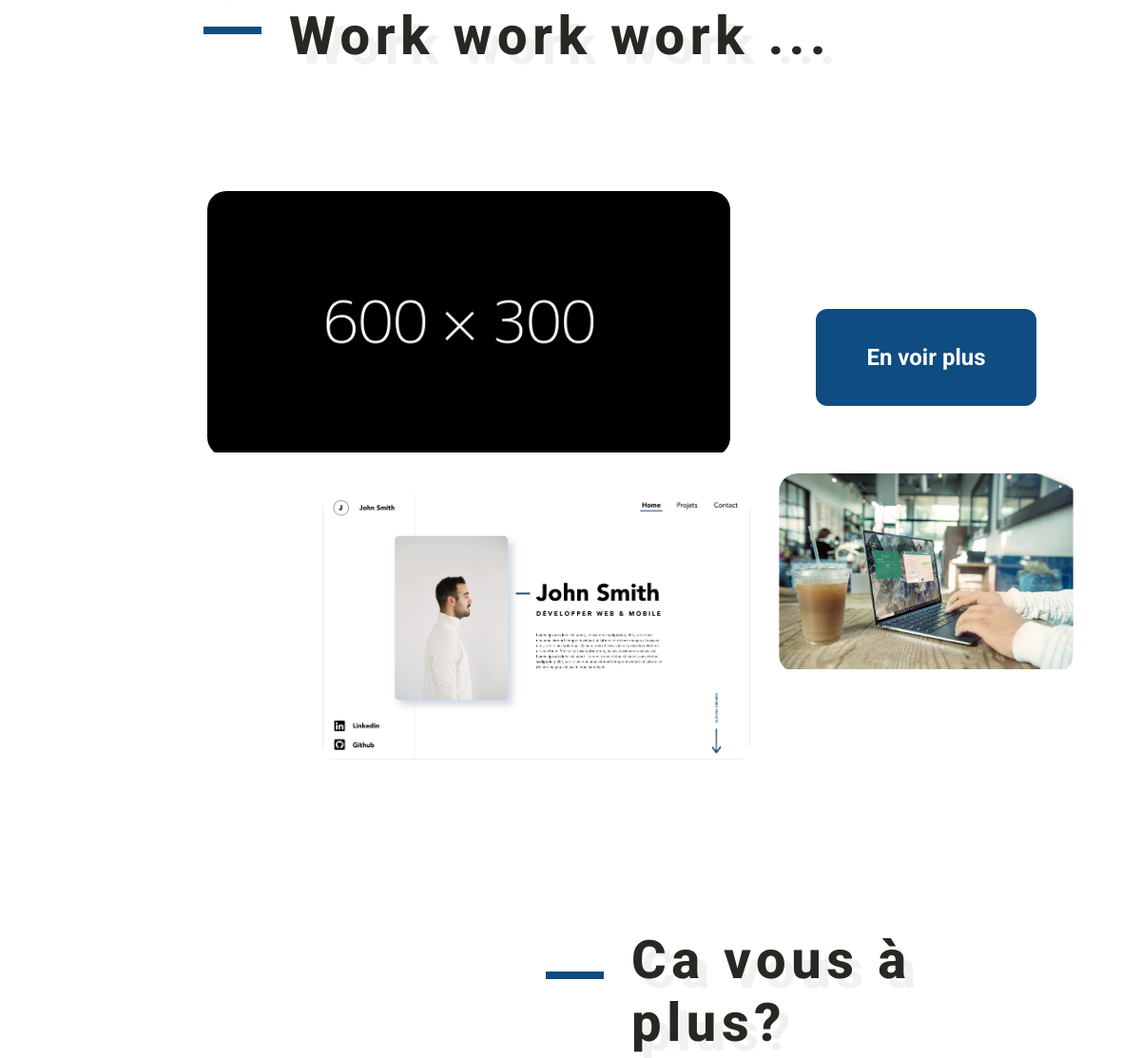
The app's page / (middle part), older data.
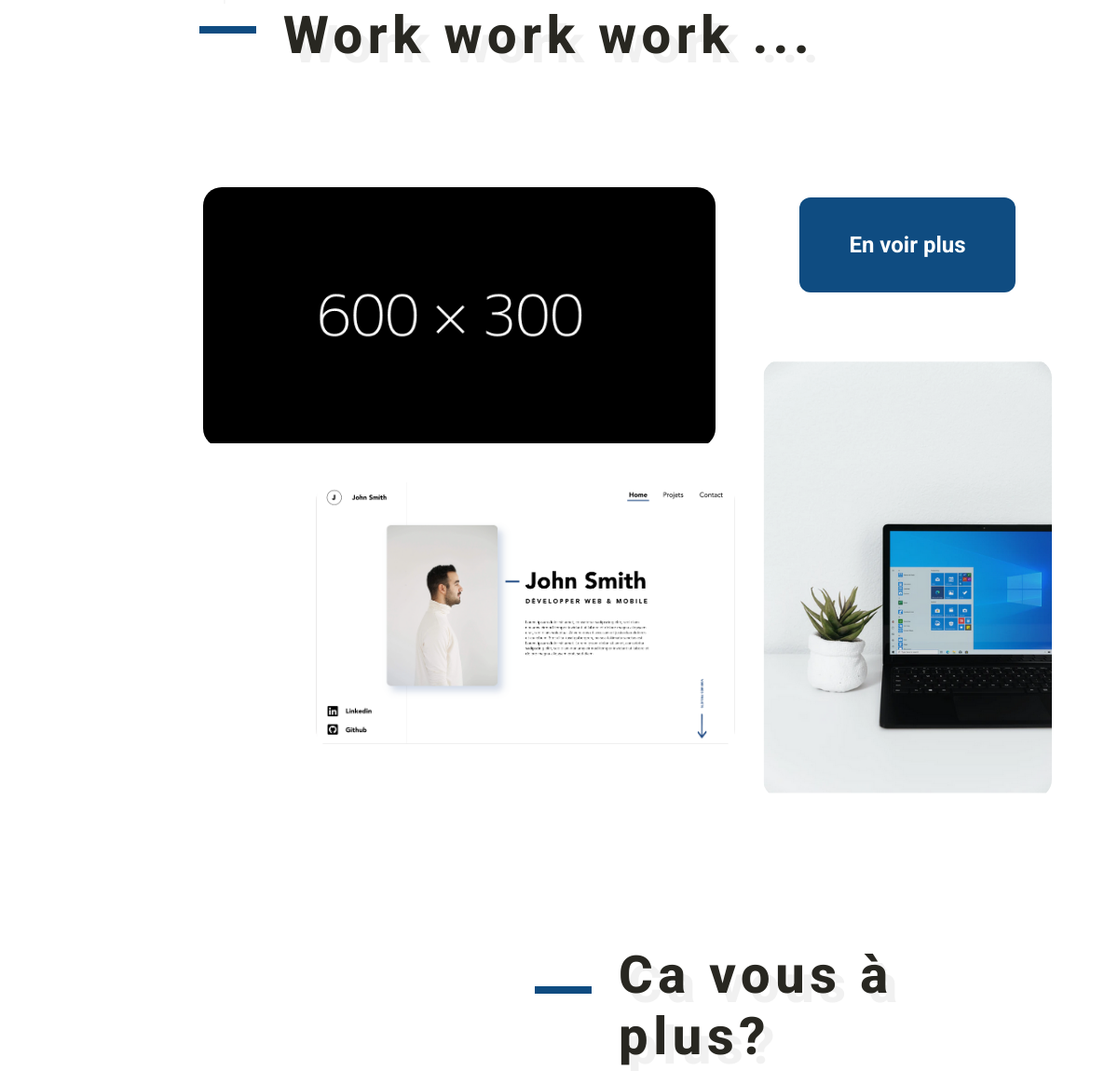
The same page, newer data.
### projects/models.py (models this page shows, shortened)
class Project(models.Model):
    user = models.ForeignKey(settings.AUTH_USER_MODEL, on_delete=models.CASCADE, null=True)
    title = models.CharField(max_length=255)
    sub_title = models.CharField(max_length=255, blank=True)
    excerpt = models.TextField(null=True, blank=True)
    description = models.TextField()
    image = models.ImageField(upload_to='img')
    repo_url = models.CharField(max_length=255)
    website_url = models.CharField(max_length=255, blank=True)
    pub_date = models.DateTimeField('date published')
    favoris = models.BooleanField(null=True)
    technology = models.ManyToManyField(Technology)

### projects/views.py (the view)
# urls.py: path('', index, name='home'),
def index(request):
    project1 = Project.objects.filter(favoris=True)[0]
    project2 = Project.objects.filter(favoris=True)[1]
    project3 = Project.objects.filter(favoris=True)[2]
    return render(request, "projects/index.html", {'project1': project1,
                                                   'project2': project2,
                                                   'project3': project3})

### projects/templates/projects/index.html (shortened to what this page needs)
{% extends 'projects/base.html' %}
{% block content %}
{% load static %}
    <section><br>
        <div class="titles title_work"
             data-aos="fade-right"
             data-aos-duration="1000"
             data-aos-easing="ease-in-sine">
            <hr class="project"/>
            <div class="title_h2">
                <h2>Work work work ...</h2>
            </div>
        </div>
        <div class="projets_all">
            <div class="box">
                <div class="box1">
                    <div class="projet projet1 image">
                        <a href="{% url 'details' project1.id %}" >
                            <img  src="{{project1.image.url}}" alt="">
                        </a>
                    </div>
                    <div class="projet projet2 image">
                        <a href="{% url 'details' project2.id %}" >
                        <img  src="{{project2.image.url}}" alt="">
                        </a>
                    </div>
                </div>
                <div class="box2">
                    <a href="{% url 'projects' %}">
                        <div class="all_project">
                            <p>En voir plus </p>
                        </div>
                    </a>
                    <div class="projet projet3 image">
                        <a href="{% url 'details' project3.id %}" >
                        <img  src="{{project3.image.url}}" alt="">
                        </a>
                        </div>
                    </div>
                </div>
            </div>
    </section>
<section>
    <div class="titles title-contact"
        data-aos="fade-left"
        data-aos-duration="1000"
        data-aos-easing="ease-in-sine">
        <hr class=""/>
        <div class="title_h2">
            <h2>Ca vous à plus?</h2>
        </div>
    </div>
</section>
{% endblock %}

Row changes from the older to the newer data that the page shows:
changed Project (number 3 of 3 on the later page): image: a different picture
